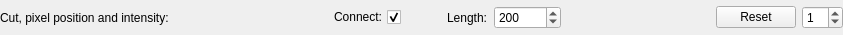
<?xml version="1.0" encoding="UTF-8"?>
<ui version="4.0">
 <class>CenteringToolWidget</class>
 <widget class="QWidget" name="CenteringToolWidget">
  <property name="geometry">
   <rect>
    <x>0</x>
    <y>0</y>
    <width>843</width>
    <height>35</height>
   </rect>
  </property>
  <property name="maximumSize">
   <size>
    <width>16777215</width>
    <height>48</height>
   </size>
  </property>
  <property name="windowTitle">
   <string>Form</string>
  </property>
  <layout class="QGridLayout" name="gridLayout">
   <property name="leftMargin">
    <number>0</number>
   </property>
   <property name="topMargin">
    <number>0</number>
   </property>
   <property name="rightMargin">
    <number>0</number>
   </property>
   <property name="bottomMargin">
    <number>0</number>
   </property>
   <item row="0" column="0">
    <layout class="QHBoxLayout" name="horizontalLayout">
     <item>
      <widget class="QLabel" name="toolLabel">
       <property name="toolTip">
        <string>coordinate info display for the mouse pointer</string>
       </property>
       <property name="text">
        <string>Cut, pixel position and intensity: </string>
       </property>
      </widget>
     </item>
     <item>
      <spacer name="horizontalSpacer_2">
       <property name="orientation">
        <enum>Qt::Horizontal</enum>
       </property>
       <property name="sizeHint" stdset="0">
        <size>
         <width>40</width>
         <height>20</height>
        </size>
       </property>
      </spacer>
     </item>
     <item>
      <widget class="QCheckBox" name="connectnanCheckBox">
       <property name="toolTip">
        <string>&lt;html&gt;&lt;head/&gt;&lt;body&gt;&lt;p&gt;Connect NaN-values points in the LineCut curve plot&lt;/p&gt;&lt;/body&gt;&lt;/html&gt;</string>
       </property>
       <property name="layoutDirection">
        <enum>Qt::RightToLeft</enum>
       </property>
       <property name="text">
        <string>Connect:</string>
       </property>
       <property name="checked">
        <bool>true</bool>
       </property>
      </widget>
     </item>
     <item>
      <spacer name="horizontalSpacer">
       <property name="orientation">
        <enum>Qt::Horizontal</enum>
       </property>
       <property name="sizeType">
        <enum>QSizePolicy::Preferred</enum>
       </property>
       <property name="sizeHint" stdset="0">
        <size>
         <width>40</width>
         <height>20</height>
        </size>
       </property>
      </spacer>
     </item>
     <item>
      <widget class="QLabel" name="label">
       <property name="text">
        <string>Length:</string>
       </property>
      </widget>
     </item>
     <item>
      <widget class="QSpinBox" name="lengthSpinBox">
       <property name="maximum">
        <number>9999999</number>
       </property>
       <property name="value">
        <number>200</number>
       </property>
      </widget>
     </item>
     <item>
      <spacer name="horizontalSpacer_3">
       <property name="orientation">
        <enum>Qt::Horizontal</enum>
       </property>
       <property name="sizeHint" stdset="0">
        <size>
         <width>40</width>
         <height>20</height>
        </size>
       </property>
      </spacer>
     </item>
     <item>
      <widget class="QPushButton" name="resetPushButton">
       <property name="text">
        <string>Reset</string>
       </property>
      </widget>
     </item>
     <item>
      <widget class="QSpinBox" name="cutSpinBox">
       <property name="toolTip">
        <string>number of Line Cuts</string>
       </property>
       <property name="value">
        <number>1</number>
       </property>
      </widget>
     </item>
    </layout>
   </item>
  </layout>
 </widget>
 <tabstops>
  <tabstop>connectnanCheckBox</tabstop>
  <tabstop>resetPushButton</tabstop>
  <tabstop>cutSpinBox</tabstop>
 </tabstops>
 <resources/>
 <connections/>
</ui>
